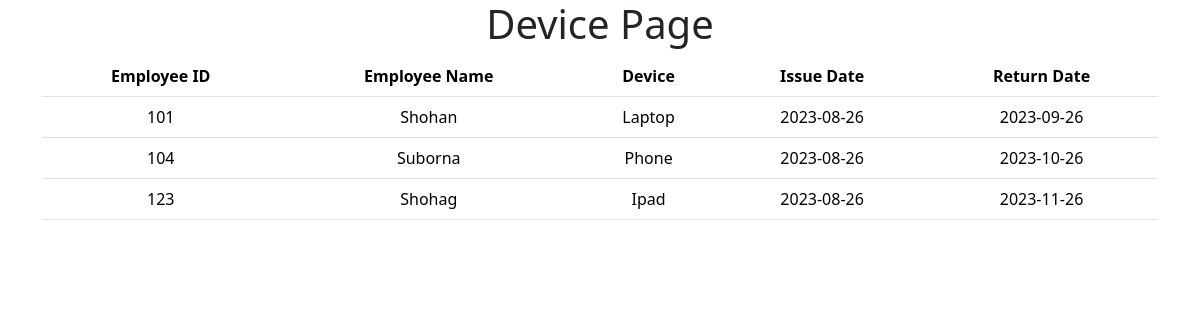
Screenshot of /viewDevice/ with the database file from the repository.
### device/models.py (models this page shows)
class Device(models.Model):
    employee_id = models.CharField(max_length=30)
    employee_name = models.CharField(max_length=30)
    device_name = models.CharField(max_length=30)
    issue_date = models.CharField(max_length=30)
    return_date = models.CharField(max_length=30)

### company_app/views.py (the view)
# urls.py: path('viewDevice/',views.viewDevice)
def viewDevice(request):
    devices = Device.objects.all()
    return render(request,"viewDevice.html",{'devices':devices})

### templates/viewDevice.html (shortened to what this page needs)
<!DOCTYPE html>
<html lang="en">
  <head>
    <link
      href="https://cdn.jsdelivr.net/npm/bootstrap@5.3.1/dist/css/bootstrap.min.css"
      rel="stylesheet"
    />
  </head>
  <body>
    <div class="container" style="text-align: center">
      <h1>Device Page</h1>
    </div>
    <div class="container" style="text-align: center">
      <table class="table">
        <thead>
          <tr>
            <th scope="col">Employee ID</th>
            <th scope="col">Employee Name</th>
            <th scope="col">Device</th>
            <th scope="col">Issue Date</th>
            <th scope="col">Return Date</th>
          </tr>
        </thead>
        {% for n in devices %}
        <tbody>
          <tr>
            <td>{{n.employee_id}}</td>
            <td>{{n.employee_name}}</td>
            <td>{{n.device_name}}</td>
            <td>{{n.issue_date}}</td>
            <td>{{n.return_date}}</td>
          </tr>
        </tbody>
        {%endfor%}
      </table>
    </div>
  </body>
</html>

### rows the page displays
Device: employee_id "101", employee_name "Shohan", device_name "Laptop", issue_date "2023-08-26", return_date "2023-09-26"
Device: employee_id "104", employee_name "Suborna", device_name "Phone", issue_date "2023-08-26", return_date "2023-10-26"
Device: employee_id "123", employee_name "Shohag", device_name "Ipad", issue_date "2023-08-26", return_date "2023-11-26"
